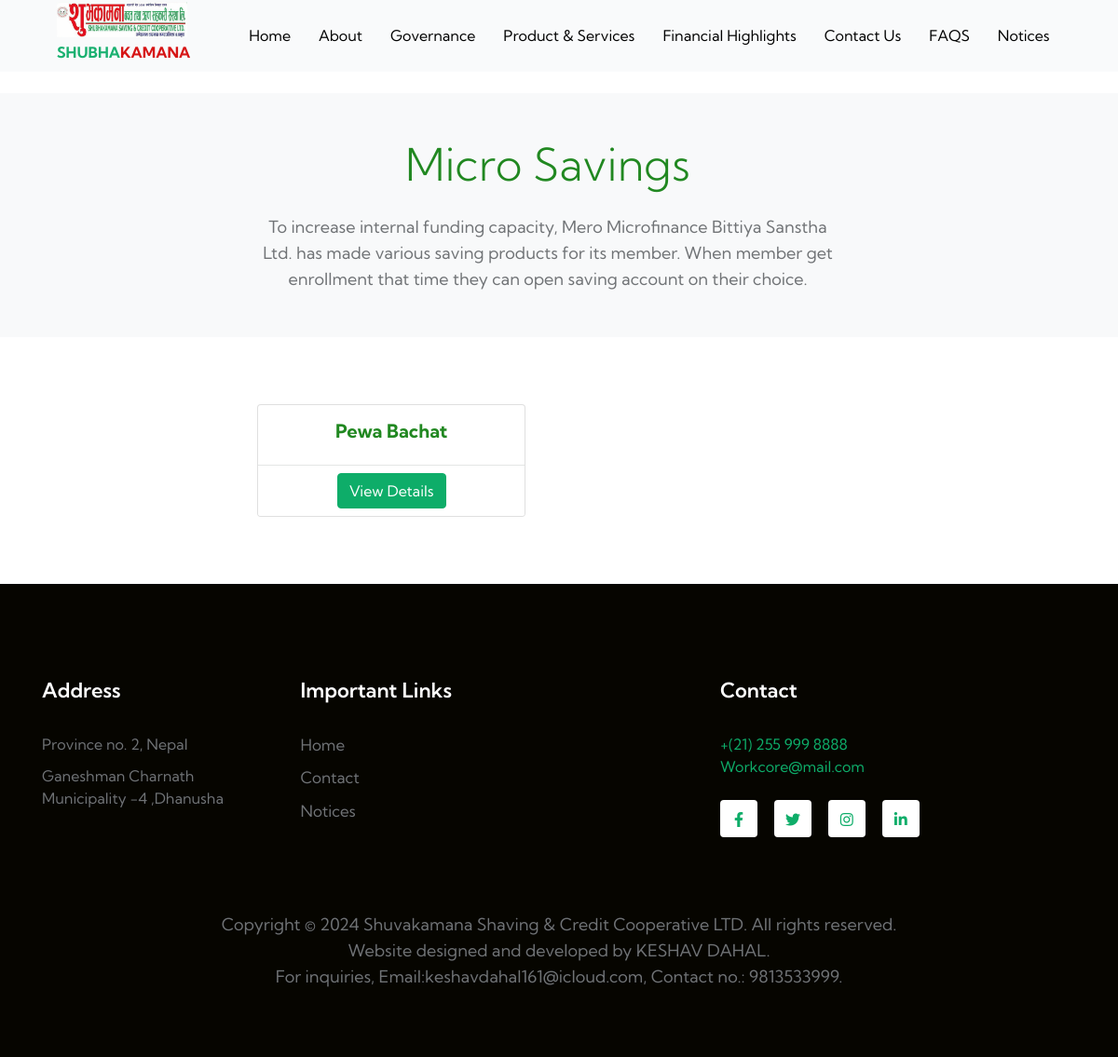
The page /Service/1/ on the database its author committed.
### app/models.py (models this page shows, shortened)
class Service(models.Model):
    title = models.CharField(max_length=100)
    description = RichTextField()

class SubService(models.Model):
    service = models.ForeignKey(Service, on_delete=models.CASCADE)
    title = models.CharField(max_length=100)
    description = RichTextField()

### app/views.py (the view)
# urls.py: path('Service/<int:service_id>/', views.service_detail, name='service_detail'),
def service_detail(request, service_id):
    service = get_object_or_404(Service, pk=service_id)  # Use get_object_or_404 to handle object not found
    sub_services = SubService.objects.filter(service=service)
    return render(request, 'app/service_detail.html', {'service': service, 'sub_services': sub_services})

### app/templates/app/service_detail.html (shortened to what this page needs)
{% extends 'app/base.html' %}
{% load static %}
{% block content %}
<div class="container-fluid">
    <div class="row">
        <div class="col">
            <div style="height: 100px;"></div>
        </div>
    </div>
</div>
<section class="service-detail-section bg-light py-5">
    <div class="container">
        <div class="row justify-content-center">
            <div class="col-md-10 col-lg-8 col-xl-7 text-center">
                <h2 class="mb-4 display-5">{{ service.title }}</h2>
                {{ service.description|safe }}
            </div>
        </div>
    </div>
</section>
<section class="sub-services-section py-5">
    <div class="container">
        <div class="row justify-content-center">
            <div class="col-md-10 col-lg-8 col-xl-7">
                {% if sub_services %}
                <div class="row">
                    {% for sub_service in sub_services %}
                    <div class="col-md-6 mb-4">
                        <div class="card">
                            <div class="card-body">
                                <h5 class="card-title text-center">{{ sub_service.title }}</h5>
                            </div>
                            <div class="card-footer">
                                <div class="text-center">
                                    <a href="{% url 'sub_service_detail' sub_service.id %}" class="btn btn-primary">View Details</a>
                                </div>
                            </div>
                        </div>
                    </div>
                    {% endfor %}
                </div>
                {% endif %}
            </div>
        </div>
    </div>
</section>
{% endblock %}

### app/templates/app/base.html (shortened to what this page needs)
<!DOCTYPE html> {% load static %}
<html lang="en">
<head>
    <link href="https://stackpath.bootstrapcdn.com/bootstrap/4.5.2/css/bootstrap.min.css" rel="stylesheet">
    <link href="https://cdnjs.cloudflare.com/ajax/libs/font-awesome/5.15.4/css/all.min.css" rel="stylesheet">
    <link rel="stylesheet" href="{% static 'app/assets/css/style-starter.css' %}">
</head>
<body>
<header id="site-header" class="fixed-top">
    <div class="container">
        <nav class="navbar ggnav navbar-expand-lg navbar-light stroke py-lg-0">
            <a class="navbar-brand pe-xl-5 pe-lg-4" href="{% url 'home' %}">
                <img src="{% static "app/home/logo1.png" %}" alt="Shubha Kamana Logo" style="margin-bottom: 4px;"><br>
                <span class="w3yellow">Shubha</span>Kamana
            </a>
            <div class="collapse navbar-collapse" id="navbarScroll">
                <ul class="navbar-nav ml-auto mt-2 mt-lg-0">
                    <li class="nav-item">
                        <a class="nav-link" href="{% url 'home' %}">Home</a>
                    </li>
                    <li class="nav-item dropdown">
                        <a class="nav-link dropdown-toggle" href="#" id="aboutDropdown" role="button" data-toggle="dropdown" aria-haspopup="true" aria-expanded="false">
                            About
                        </a>
                    </li>
                    <li class="nav-item dropdown">
                        <a class="nav-link dropdown-toggle" href="#" id="govDropdown" role="button" data-toggle="dropdown" aria-haspopup="true" aria-expanded="false">
                            Governance
                        </a>
                    </li>
                    <li class="nav-item dropdown">
                        <a class="nav-link dropdown-toggle" href="#" id="prodDropdown" role="button" data-toggle="dropdown" aria-haspopup="true" aria-expanded="false">
                            Product & Services
                        </a>
                    </li>
                    <li class="nav-item dropdown">
                        <a class="nav-link dropdown-toggle" href="#" id="finDropdown" role="button" data-toggle="dropdown" aria-haspopup="true" aria-expanded="false">
                            Financial Highlights
                        </a>
                    </li>
                    <li class="nav-item">
                        <a class="nav-link" href="{% url 'contact' %}">Contact Us</a>
                    </li>
                    <li class="nav-item">
                        <a class="nav-link" href="{% url 'FAQS' %}">FAQS</a>
                    </li>
                    <li class="nav-item">
                        <a class="nav-link" href="{% url 'notices' %}">Notices</a>
                    </li>
                </ul>
            </div>
        </nav>
    </div>
</header>
 <div class="content">
    {% block content %}{% endblock %}
</div>
<footer class="w3l-footer-29-main">
    <div class="footer-29 py-5">
        <div class="container py-lg-4">
            <div class="row footer-top-29 mt-md-5 mt-4">
                <div class="col-lg-3 col-md-6 footer-list-29 footer-1">
                    <h6 class="footer-title-29">Address</h6>
                    <div class="footer-listw3-grids">
                        <ul class="footer-listw3">
                            <li>Province no. 2, Nepal</li>
                            <li>Ganeshman Charnath <br>Municipality -4 ,Dhanusha</li>
                        </ul>
                    </div>
                </div>
                <div class="col-lg-3 col-md-6 footer-list-29 footer-3 mt-lg-0 mt-5 pe-lg-5">
                    <h6 class="footer-title-29">Important  Links</h6>
                    <div class="footer-listw3-grids">
                        <ul class="footer-listw3">
                            <li><a href="{% url 'home' %}">Home</a></li>
                            <li><a href="{% url 'contact' %}">Contact</a></li>
                            <li><a href="{% url 'notices' %}">Notices</a></li>
                        </ul>
                    </div>
                </div>
                <div class="col-lg-2 col-md-6 footer-list-29 footer-3 mt-lg-0 mt-5 pe-lg-5">
                </div>
                <div class="col-lg-4 col-md-6 footer-list-29 footer-4 mt-lg-0 mt-5 ps-lg-5">
                    <h6 class="footer-title-29">Contact</h6>
                    <li><a href="tel:+(21) 255 999 8888">+(21) 255 999 8888</a></li>
                    <li><a href="mailto:Workcore@mail.com" class="mail">Workcore@mail.com</a></li>
                    <div class="main-social-footer-29 mt-4">
                        <a href="#facebook" class="facebook"><span class="fab fa-facebook-f"></span></a>
                        <a href="#twitter" class="twitter"><span class="fab fa-twitter"></span></a>
                        <a href="#instagram" class="instagram"><span class="fab fa-instagram"></span></a>
                        <a href="#linkd" class="linkd"><span class="fab fa-linkedin-in"></span></a>
                    </div>
                </div>
            </div>
            <div class="bottom-copies text-center">
                <p class="copy-footer-29">Copyright © 2024 Shuvakamana Shaving & Credit Cooperative LTD. All rights reserved.<br>
                    Website designed and developed by KESHAV DAHAL.<br>
                    For inquiries, Email:keshavdahal161@icloud.com, Contact no.: 9813533999. </p>
            </div>
        </div>
    </div>
    </footer>
</body>
</html>

### rows shown on the page
Service: title "Micro Savings", description "To increase internal funding capacity, Mero Microfinance Bittiya Sanstha Ltd. has made various saving products for its member. When member get enrollment that time they can open saving account on their choice."
SubService: title "Pewa Bachat"
